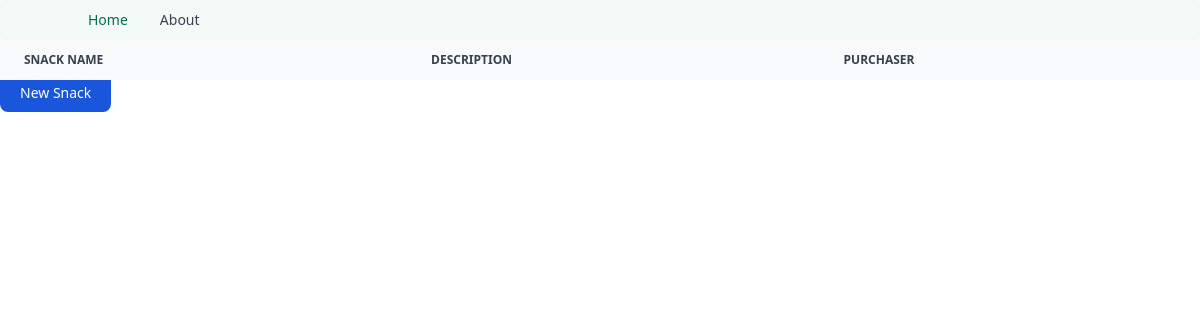
The app's page /, older data.
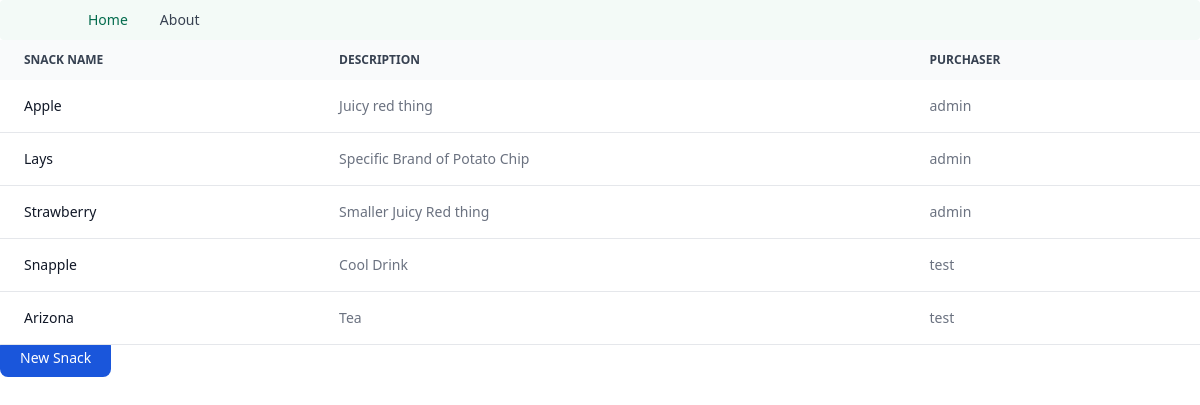
The same page, newer data.
### snacks/models.py (models this page shows, shortened)
class Snack(models.Model):
  name = models.CharField(max_length=256)
  description = models.TextField("")
  purchaser = models.ForeignKey(get_user_model(), on_delete=models.CASCADE)

### snacks/views.py (the view)
# urls.py: path('', SnackListView.as_view(), name="snacks_list"),
class SnackListView(ListView):
  template_name = 'snacks_list.html'
  model = Snack

### templates/snacks_list.html
{% extends 'base.html' %}
{% block content %}
<div class="relative overflow-x-auto">
  <table class="w-full text-sm text-left text-gray-500 dark:text-gray-400">
      <thead class="text-xs text-gray-700 uppercase bg-gray-50 dark:bg-gray-700 dark:text-gray-400">
          <tr>
              <th scope="col" class="px-6 py-3">
                  snack name
              </th>
              <th scope="col" class="px-6 py-3">
                  Description
              </th>
              <th scope="col" class="px-6 py-3">
                  Purchaser
              </th>
          </tr>
      </thead>
      {% for snack in object_list  %}
      <tbody>
        <tr class="bg-white border-b dark:bg-gray-800 dark:border-gray-700">
            <th scope="row" class="px-6 py-4 font-medium text-gray-900 whitespace-nowrap dark:text-white">
              <a href="{% url 'snacks_detail' snack.pk %}">{{ snack.name }}</a>
            </th>
            <td class="px-6 py-4">
              {{ snack.description }}
            </td>
            <td class="px-6 py-4">
              {{ snack.purchaser }}
            </td>
        </tr>
    </tbody>
    {% endfor %}
  </table>
</div>
<a href="{% url 'snacks_create' %}" class="text-white bg-blue-700 hover:bg-blue-800 focus:ring-4 focus:ring-blue-300 font-medium rounded-lg text-sm px-5 py-2.5 mr-2 mb-2 dark:bg-blue-600 dark:hover:bg-blue-700 focus:outline-none dark:focus:ring-blue-800">New Snack</a>
{% endblock content %}

### templates/base.html (shortened to what this page needs)
{% load compress %}
{% load static %}
<!DOCTYPE html>
<html lang="en">
<head>
  {% compress css %}
  <link rel="stylesheet" href="{% static 'src/output.css' %}">
  {% endcompress %}
</head>
<body>
  <header>
    <nav class="bg-green-50 border-gray-200 px-2 sm:px-4 py-2.5 rounded dark:bg-gray-800">
      <div class="container flex flex-wrap items-center justify-between mx-auto">
        <div class="hidden w-full md:block md:w-auto" id="mobile-menu">
          <ul class="flex flex-col mt-4 md:flex-row md:space-x-8 md:mt-0 md:text-sm md:font-medium">
            <li>
              <a href="{% url 'snacks_list' %}" class="block py-2 pl-3 pr-4 text-white bg-green-700 rounded md:bg-transparent md:text-green-700 md:p-0 dark:text-white" aria-current="page">Home</a>
            </li>
            <li>
              <a href="{% url 'about' %}" class="block py-2 pl-3 pr-4 text-gray-700 border-b border-gray-100 hover:bg-gray-50 md:hover:bg-transparent md:border-0 md:hover:text-green-700 md:p-0 dark:text-gray-400 md:dark:hover:text-white dark:hover:bg-gray-700 dark:hover:text-white md:dark:hover:bg-transparent dark:border-gray-700">About</a>
            </li>
          </ul>
        </div>
      </div>
    </nav>
  </header>
  {% block content %}
  {% endblock content %}
</body>
</html>

Row changes from the older to the newer data that the page shows:
added Snack: name "Apple", description "Juicy red thing", purchaser "admin"
added Snack: name "Lays", description "Specific Brand of Potato Chip", purchaser "admin"
added Snack: name "Strawberry", description "Smaller Juicy Red thing", purchaser "admin"
added Snack: name "Snapple", description "Cool Drink", purchaser "test"
added Snack: name "Arizona", description "Tea", purchaser "test"
